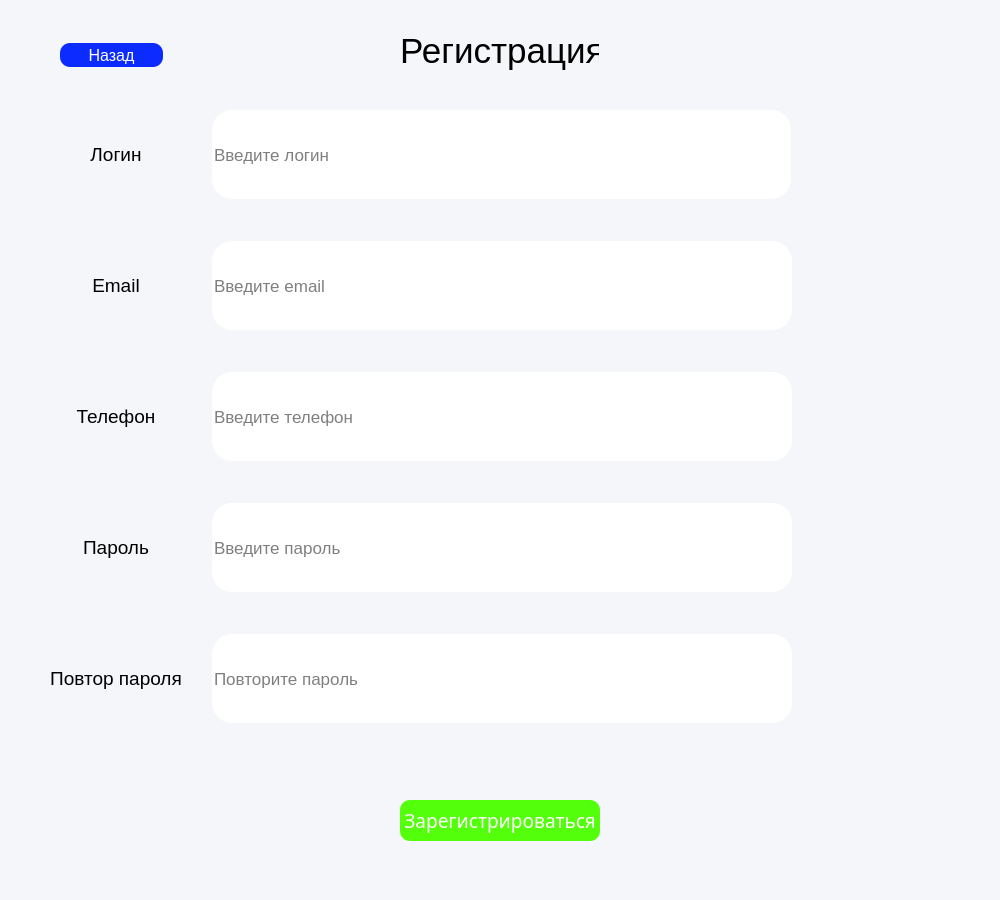
<?xml version="1.0" encoding="UTF-8"?>
<ui version="4.0">
 <class>MainWindow</class>
 <widget class="QMainWindow" name="MainWindow">
  <property name="geometry">
   <rect>
    <x>0</x>
    <y>0</y>
    <width>1000</width>
    <height>900</height>
   </rect>
  </property>
  <property name="sizePolicy">
   <sizepolicy hsizetype="Preferred" vsizetype="Preferred">
    <horstretch>1</horstretch>
    <verstretch>1</verstretch>
   </sizepolicy>
  </property>
  <property name="minimumSize">
   <size>
    <width>1000</width>
    <height>900</height>
   </size>
  </property>
  <property name="maximumSize">
   <size>
    <width>1000</width>
    <height>900</height>
   </size>
  </property>
  <property name="font">
   <font>
    <pointsize>14</pointsize>
   </font>
  </property>
  <property name="windowTitle">
   <string>Most-Web</string>
  </property>
  <property name="windowIcon">
   <iconset>
    <normaloff>Логотип увеличенный.ico</normaloff>Логотип увеличенный.ico</iconset>
  </property>
  <property name="styleSheet">
   <string notr="true">background-color: #F5F6FA</string>
  </property>
  <widget class="QWidget" name="centralwidget">
   <widget class="QPushButton" name="registr_btn">
    <property name="geometry">
     <rect>
      <x>400</x>
      <y>800</y>
      <width>200</width>
      <height>41</height>
     </rect>
    </property>
    <property name="palette">
     <palette>
      <active>
       <colorrole role="WindowText">
        <brush brushstyle="SolidPattern">
         <color alpha="255">
          <red>255</red>
          <green>255</green>
          <blue>255</blue>
         </color>
        </brush>
       </colorrole>
       <colorrole role="Button">
        <brush brushstyle="SolidPattern">
         <color alpha="255">
          <red>84</red>
          <green>255</green>
          <blue>11</blue>
         </color>
        </brush>
       </colorrole>
       <colorrole role="Text">
        <brush brushstyle="SolidPattern">
         <color alpha="255">
          <red>255</red>
          <green>255</green>
          <blue>255</blue>
         </color>
        </brush>
       </colorrole>
       <colorrole role="ButtonText">
        <brush brushstyle="SolidPattern">
         <color alpha="255">
          <red>255</red>
          <green>255</green>
          <blue>255</blue>
         </color>
        </brush>
       </colorrole>
       <colorrole role="Base">
        <brush brushstyle="SolidPattern">
         <color alpha="255">
          <red>84</red>
          <green>255</green>
          <blue>11</blue>
         </color>
        </brush>
       </colorrole>
       <colorrole role="Window">
        <brush brushstyle="SolidPattern">
         <color alpha="255">
          <red>84</red>
          <green>255</green>
          <blue>11</blue>
         </color>
        </brush>
       </colorrole>
      </active>
      <inactive>
       <colorrole role="WindowText">
        <brush brushstyle="SolidPattern">
         <color alpha="255">
          <red>255</red>
          <green>255</green>
          <blue>255</blue>
         </color>
        </brush>
       </colorrole>
       <colorrole role="Button">
        <brush brushstyle="SolidPattern">
         <color alpha="255">
          <red>84</red>
          <green>255</green>
          <blue>11</blue>
         </color>
        </brush>
       </colorrole>
       <colorrole role="Text">
        <brush brushstyle="SolidPattern">
         <color alpha="255">
          <red>255</red>
          <green>255</green>
          <blue>255</blue>
         </color>
        </brush>
       </colorrole>
       <colorrole role="ButtonText">
        <brush brushstyle="SolidPattern">
         <color alpha="255">
          <red>255</red>
          <green>255</green>
          <blue>255</blue>
         </color>
        </brush>
       </colorrole>
       <colorrole role="Base">
        <brush brushstyle="SolidPattern">
         <color alpha="255">
          <red>84</red>
          <green>255</green>
          <blue>11</blue>
         </color>
        </brush>
       </colorrole>
       <colorrole role="Window">
        <brush brushstyle="SolidPattern">
         <color alpha="255">
          <red>84</red>
          <green>255</green>
          <blue>11</blue>
         </color>
        </brush>
       </colorrole>
      </inactive>
      <disabled>
       <colorrole role="WindowText">
        <brush brushstyle="SolidPattern">
         <color alpha="255">
          <red>255</red>
          <green>255</green>
          <blue>255</blue>
         </color>
        </brush>
       </colorrole>
       <colorrole role="Button">
        <brush brushstyle="SolidPattern">
         <color alpha="255">
          <red>84</red>
          <green>255</green>
          <blue>11</blue>
         </color>
        </brush>
       </colorrole>
       <colorrole role="Text">
        <brush brushstyle="SolidPattern">
         <color alpha="255">
          <red>255</red>
          <green>255</green>
          <blue>255</blue>
         </color>
        </brush>
       </colorrole>
       <colorrole role="ButtonText">
        <brush brushstyle="SolidPattern">
         <color alpha="255">
          <red>255</red>
          <green>255</green>
          <blue>255</blue>
         </color>
        </brush>
       </colorrole>
       <colorrole role="Base">
        <brush brushstyle="SolidPattern">
         <color alpha="255">
          <red>84</red>
          <green>255</green>
          <blue>11</blue>
         </color>
        </brush>
       </colorrole>
       <colorrole role="Window">
        <brush brushstyle="SolidPattern">
         <color alpha="255">
          <red>84</red>
          <green>255</green>
          <blue>11</blue>
         </color>
        </brush>
       </colorrole>
      </disabled>
     </palette>
    </property>
    <property name="font">
     <font>
      <family>Noto Sans</family>
      <pointsize>14</pointsize>
      <weight>50</weight>
      <bold>false</bold>
     </font>
    </property>
    <property name="styleSheet">
     <string notr="true">#registr_btn {
    background-color: rgb(84, 255, 11); /* Цвет фона кнопки */
    border-radius: 10px; /* Устанавливаем радиус закругления углов */
    color: white; /* Цвет текста кнопки */
}
#registr_btn:hover {
                background-color: rgb(0, 170, 0)
}</string>
    </property>
    <property name="text">
     <string>Зарегистрироваться</string>
    </property>
    <property name="checkable">
     <bool>false</bool>
    </property>
   </widget>
   <widget class="QWidget" name="layoutWidget">
    <property name="geometry">
     <rect>
      <x>50</x>
      <y>110</y>
      <width>757</width>
      <height>681</height>
     </rect>
    </property>
    <layout class="QGridLayout" name="gridLayout">
     <property name="rightMargin">
      <number>15</number>
     </property>
     <property name="horizontalSpacing">
      <number>30</number>
     </property>
     <property name="verticalSpacing">
      <number>10</number>
     </property>
     <item row="2" column="0">
      <widget class="QLabel" name="label_3">
       <property name="font">
        <font>
         <pointsize>14</pointsize>
        </font>
       </property>
       <property name="text">
        <string>&lt;html&gt;&lt;head/&gt;&lt;body&gt;&lt;p align=&quot;center&quot;&gt;Email&lt;/p&gt;&lt;/body&gt;&lt;/html&gt;</string>
       </property>
      </widget>
     </item>
     <item row="8" column="0">
      <widget class="QLabel" name="label_5">
       <property name="font">
        <font>
         <pointsize>14</pointsize>
        </font>
       </property>
       <property name="text">
        <string>&lt;html&gt;&lt;head/&gt;&lt;body&gt;&lt;p align=&quot;center&quot;&gt;Повтор пароля&lt;/p&gt;&lt;/body&gt;&lt;/html&gt;</string>
       </property>
      </widget>
     </item>
     <item row="4" column="0">
      <widget class="QLabel" name="label_2">
       <property name="font">
        <font>
         <pointsize>14</pointsize>
        </font>
       </property>
       <property name="text">
        <string>&lt;html&gt;&lt;head/&gt;&lt;body&gt;&lt;p align=&quot;center&quot;&gt;Телефон&lt;/p&gt;&lt;/body&gt;&lt;/html&gt;</string>
       </property>
      </widget>
     </item>
     <item row="6" column="0">
      <widget class="QLabel" name="label_4">
       <property name="font">
        <font>
         <pointsize>14</pointsize>
        </font>
       </property>
       <property name="text">
        <string>&lt;html&gt;&lt;head/&gt;&lt;body&gt;&lt;p align=&quot;center&quot;&gt;Пароль&lt;/p&gt;&lt;/body&gt;&lt;/html&gt;</string>
       </property>
      </widget>
     </item>
     <item row="4" column="1">
      <widget class="QLineEdit" name="phone_edit">
       <property name="minimumSize">
        <size>
         <width>543</width>
         <height>89</height>
        </size>
       </property>
       <property name="font">
        <font>
         <family>MS Shell Dlg 2</family>
         <pointsize>13</pointsize>
        </font>
       </property>
       <property name="styleSheet">
        <string notr="true">#phone_edit {
    border-radius: 20px; /* Устанавливаем радиус закругления углов */
    background-color: rgb(255, 255, 255); /* Цвет фона */
}
</string>
       </property>
       <property name="placeholderText">
        <string>Введите телефон</string>
       </property>
      </widget>
     </item>
     <item row="0" column="0">
      <widget class="QLabel" name="label">
       <property name="font">
        <font>
         <pointsize>14</pointsize>
        </font>
       </property>
       <property name="text">
        <string>&lt;html&gt;&lt;head/&gt;&lt;body&gt;&lt;p align=&quot;center&quot;&gt;Логин&lt;/p&gt;&lt;/body&gt;&lt;/html&gt;</string>
       </property>
      </widget>
     </item>
     <item row="0" column="1" alignment="Qt::AlignHCenter">
      <widget class="QLineEdit" name="login_edit">
       <property name="minimumSize">
        <size>
         <width>579</width>
         <height>89</height>
        </size>
       </property>
       <property name="font">
        <font>
         <family>MS Shell Dlg 2</family>
         <pointsize>13</pointsize>
        </font>
       </property>
       <property name="styleSheet">
        <string notr="true">#login_edit {
    border-radius: 20px; /* Устанавливаем радиус закругления углов */
    background-color: rgb(255, 255, 255); /* Цвет фона */
}
</string>
       </property>
       <property name="text">
        <string/>
       </property>
       <property name="placeholderText">
        <string>Введите логин</string>
       </property>
      </widget>
     </item>
     <item row="2" column="1">
      <widget class="QLineEdit" name="email_edit">
       <property name="minimumSize">
        <size>
         <width>543</width>
         <height>89</height>
        </size>
       </property>
       <property name="font">
        <font>
         <family>MS Shell Dlg 2</family>
         <pointsize>13</pointsize>
        </font>
       </property>
       <property name="styleSheet">
        <string notr="true">#email_edit {
    border-radius: 20px; /* Устанавливаем радиус закругления углов */
    background-color: rgb(255, 255, 255); /* Цвет фона */
}
</string>
       </property>
       <property name="placeholderText">
        <string>Введите email</string>
       </property>
      </widget>
     </item>
     <item row="5" column="1" alignment="Qt::AlignHCenter">
      <widget class="QLabel" name="error_phone_label">
       <property name="maximumSize">
        <size>
         <width>16777215</width>
         <height>22</height>
        </size>
       </property>
       <property name="font">
        <font>
         <pointsize>10</pointsize>
        </font>
       </property>
       <property name="styleSheet">
        <string notr="true">color: rgb(255, 0, 0)</string>
       </property>
       <property name="text">
        <string/>
       </property>
      </widget>
     </item>
     <item row="3" column="1" alignment="Qt::AlignHCenter">
      <widget class="QLabel" name="error_email_label">
       <property name="maximumSize">
        <size>
         <width>16777215</width>
         <height>22</height>
        </size>
       </property>
       <property name="font">
        <font>
         <pointsize>10</pointsize>
        </font>
       </property>
       <property name="styleSheet">
        <string notr="true">color: rgb(255, 0, 0)</string>
       </property>
       <property name="text">
        <string>&lt;html&gt;&lt;head/&gt;&lt;body&gt;&lt;p align=&quot;center&quot;&gt;&lt;br/&gt;&lt;/p&gt;&lt;/body&gt;&lt;/html&gt;</string>
       </property>
      </widget>
     </item>
     <item row="7" column="1" alignment="Qt::AlignHCenter">
      <widget class="QLabel" name="error_parol_label">
       <property name="maximumSize">
        <size>
         <width>16777215</width>
         <height>22</height>
        </size>
       </property>
       <property name="font">
        <font>
         <pointsize>10</pointsize>
        </font>
       </property>
       <property name="styleSheet">
        <string notr="true">color: rgb(255, 0, 0)</string>
       </property>
       <property name="text">
        <string/>
       </property>
      </widget>
     </item>
     <item row="1" column="1" alignment="Qt::AlignHCenter">
      <widget class="QLabel" name="error_login_label">
       <property name="maximumSize">
        <size>
         <width>16777215</width>
         <height>22</height>
        </size>
       </property>
       <property name="font">
        <font>
         <pointsize>10</pointsize>
        </font>
       </property>
       <property name="styleSheet">
        <string notr="true">color: rgb(255, 0, 0)</string>
       </property>
       <property name="text">
        <string>&lt;html&gt;&lt;head/&gt;&lt;body&gt;&lt;p align=&quot;center&quot;&gt;&lt;br/&gt;&lt;/p&gt;&lt;/body&gt;&lt;/html&gt;</string>
       </property>
      </widget>
     </item>
     <item row="6" column="1">
      <widget class="QLineEdit" name="paroll_edit">
       <property name="minimumSize">
        <size>
         <width>543</width>
         <height>89</height>
        </size>
       </property>
       <property name="font">
        <font>
         <family>MS Shell Dlg 2</family>
         <pointsize>13</pointsize>
        </font>
       </property>
       <property name="styleSheet">
        <string notr="true">#paroll_edit {
    border-radius: 20px; /* Устанавливаем радиус закругления углов */
    background-color: rgb(255, 255, 255); /* Цвет фона */
	text-align: center;
}
</string>
       </property>
       <property name="echoMode">
        <enum>QLineEdit::PasswordEchoOnEdit</enum>
       </property>
       <property name="placeholderText">
        <string>Введите пароль</string>
       </property>
      </widget>
     </item>
     <item row="8" column="1">
      <widget class="QLineEdit" name="paroll_return_edit">
       <property name="minimumSize">
        <size>
         <width>543</width>
         <height>89</height>
        </size>
       </property>
       <property name="font">
        <font>
         <family>MS Shell Dlg 2</family>
         <pointsize>13</pointsize>
        </font>
       </property>
       <property name="styleSheet">
        <string notr="true">#paroll_return_edit {
    border-radius: 20px; /* Устанавливаем радиус закругления углов */
    background-color: rgb(255, 255, 255); /* Цвет фона */
	text-align: center;
}
</string>
       </property>
       <property name="echoMode">
        <enum>QLineEdit::PasswordEchoOnEdit</enum>
       </property>
       <property name="placeholderText">
        <string>Повторите пароль</string>
       </property>
      </widget>
     </item>
     <item row="9" column="1" alignment="Qt::AlignHCenter">
      <widget class="QLabel" name="error_return_paroll_label">
       <property name="maximumSize">
        <size>
         <width>16777215</width>
         <height>22</height>
        </size>
       </property>
       <property name="font">
        <font>
         <pointsize>10</pointsize>
        </font>
       </property>
       <property name="styleSheet">
        <string notr="true">color: rgb(255, 0, 0)</string>
       </property>
       <property name="text">
        <string/>
       </property>
      </widget>
     </item>
     <item row="10" column="1" alignment="Qt::AlignHCenter">
      <widget class="QLabel" name="error_registration_label">
       <property name="maximumSize">
        <size>
         <width>16777215</width>
         <height>22</height>
        </size>
       </property>
       <property name="font">
        <font>
         <pointsize>12</pointsize>
        </font>
       </property>
       <property name="styleSheet">
        <string notr="true">color: rgb(255, 0, 0)</string>
       </property>
       <property name="text">
        <string/>
       </property>
      </widget>
     </item>
    </layout>
   </widget>
   <widget class="QLabel" name="label_6">
    <property name="geometry">
     <rect>
      <x>400</x>
      <y>30</y>
      <width>199</width>
      <height>42</height>
     </rect>
    </property>
    <property name="font">
     <font>
      <pointsize>26</pointsize>
     </font>
    </property>
    <property name="text">
     <string>Регистрация</string>
    </property>
   </widget>
   <widget class="QLabel" name="error_phone_label_2">
    <property name="geometry">
     <rect>
      <x>900</x>
      <y>590</y>
      <width>7</width>
      <height>22</height>
     </rect>
    </property>
    <property name="maximumSize">
     <size>
      <width>16777215</width>
      <height>22</height>
     </size>
    </property>
    <property name="font">
     <font>
      <pointsize>10</pointsize>
     </font>
    </property>
    <property name="styleSheet">
     <string notr="true">color: rgb(255, 0, 0)</string>
    </property>
    <property name="text">
     <string/>
    </property>
   </widget>
   <widget class="QPushButton" name="back_btn">
    <property name="geometry">
     <rect>
      <x>60</x>
      <y>43</y>
      <width>103</width>
      <height>24</height>
     </rect>
    </property>
    <property name="palette">
     <palette>
      <active>
       <colorrole role="WindowText">
        <brush brushstyle="SolidPattern">
         <color alpha="255">
          <red>255</red>
          <green>255</green>
          <blue>255</blue>
         </color>
        </brush>
       </colorrole>
       <colorrole role="Button">
        <brush brushstyle="SolidPattern">
         <color alpha="255">
          <red>12</red>
          <green>44</green>
          <blue>255</blue>
         </color>
        </brush>
       </colorrole>
       <colorrole role="Text">
        <brush brushstyle="SolidPattern">
         <color alpha="255">
          <red>255</red>
          <green>255</green>
          <blue>255</blue>
         </color>
        </brush>
       </colorrole>
       <colorrole role="ButtonText">
        <brush brushstyle="SolidPattern">
         <color alpha="255">
          <red>255</red>
          <green>255</green>
          <blue>255</blue>
         </color>
        </brush>
       </colorrole>
       <colorrole role="Base">
        <brush brushstyle="SolidPattern">
         <color alpha="255">
          <red>12</red>
          <green>44</green>
          <blue>255</blue>
         </color>
        </brush>
       </colorrole>
       <colorrole role="Window">
        <brush brushstyle="SolidPattern">
         <color alpha="255">
          <red>12</red>
          <green>44</green>
          <blue>255</blue>
         </color>
        </brush>
       </colorrole>
      </active>
      <inactive>
       <colorrole role="WindowText">
        <brush brushstyle="SolidPattern">
         <color alpha="255">
          <red>255</red>
          <green>255</green>
          <blue>255</blue>
         </color>
        </brush>
       </colorrole>
       <colorrole role="Button">
        <brush brushstyle="SolidPattern">
         <color alpha="255">
          <red>12</red>
          <green>44</green>
          <blue>255</blue>
         </color>
        </brush>
       </colorrole>
       <colorrole role="Text">
        <brush brushstyle="SolidPattern">
         <color alpha="255">
          <red>255</red>
          <green>255</green>
          <blue>255</blue>
         </color>
        </brush>
       </colorrole>
       <colorrole role="ButtonText">
        <brush brushstyle="SolidPattern">
         <color alpha="255">
          <red>255</red>
          <green>255</green>
          <blue>255</blue>
         </color>
        </brush>
       </colorrole>
       <colorrole role="Base">
        <brush brushstyle="SolidPattern">
         <color alpha="255">
          <red>12</red>
          <green>44</green>
          <blue>255</blue>
         </color>
        </brush>
       </colorrole>
       <colorrole role="Window">
        <brush brushstyle="SolidPattern">
         <color alpha="255">
          <red>12</red>
          <green>44</green>
          <blue>255</blue>
         </color>
        </brush>
       </colorrole>
      </inactive>
      <disabled>
       <colorrole role="WindowText">
        <brush brushstyle="SolidPattern">
         <color alpha="255">
          <red>255</red>
          <green>255</green>
          <blue>255</blue>
         </color>
        </brush>
       </colorrole>
       <colorrole role="Button">
        <brush brushstyle="SolidPattern">
         <color alpha="255">
          <red>12</red>
          <green>44</green>
          <blue>255</blue>
         </color>
        </brush>
       </colorrole>
       <colorrole role="Text">
        <brush brushstyle="SolidPattern">
         <color alpha="255">
          <red>255</red>
          <green>255</green>
          <blue>255</blue>
         </color>
        </brush>
       </colorrole>
       <colorrole role="ButtonText">
        <brush brushstyle="SolidPattern">
         <color alpha="255">
          <red>255</red>
          <green>255</green>
          <blue>255</blue>
         </color>
        </brush>
       </colorrole>
       <colorrole role="Base">
        <brush brushstyle="SolidPattern">
         <color alpha="255">
          <red>12</red>
          <green>44</green>
          <blue>255</blue>
         </color>
        </brush>
       </colorrole>
       <colorrole role="Window">
        <brush brushstyle="SolidPattern">
         <color alpha="255">
          <red>12</red>
          <green>44</green>
          <blue>255</blue>
         </color>
        </brush>
       </colorrole>
      </disabled>
     </palette>
    </property>
    <property name="font">
     <font>
      <pointsize>12</pointsize>
     </font>
    </property>
    <property name="styleSheet">
     <string notr="true">#back_btn {
   background-color: rgb(12, 44, 255); /* Цвет фона кнопки */
    border-radius: 10px; /* Устанавливаем радиус закругления углов */
    color: white; /* Цвет текста кнопки */
}
#back_btn:hover {
                background-color: rgb(0, 0, 158)
}</string>
    </property>
    <property name="text">
     <string>Назад</string>
    </property>
   </widget>
  </widget>
  <widget class="QMenuBar" name="menubar">
   <property name="geometry">
    <rect>
     <x>0</x>
     <y>0</y>
     <width>1000</width>
     <height>21</height>
    </rect>
   </property>
  </widget>
  <widget class="QStatusBar" name="statusbar"/>
 </widget>
 <resources/>
 <connections/>
</ui>
